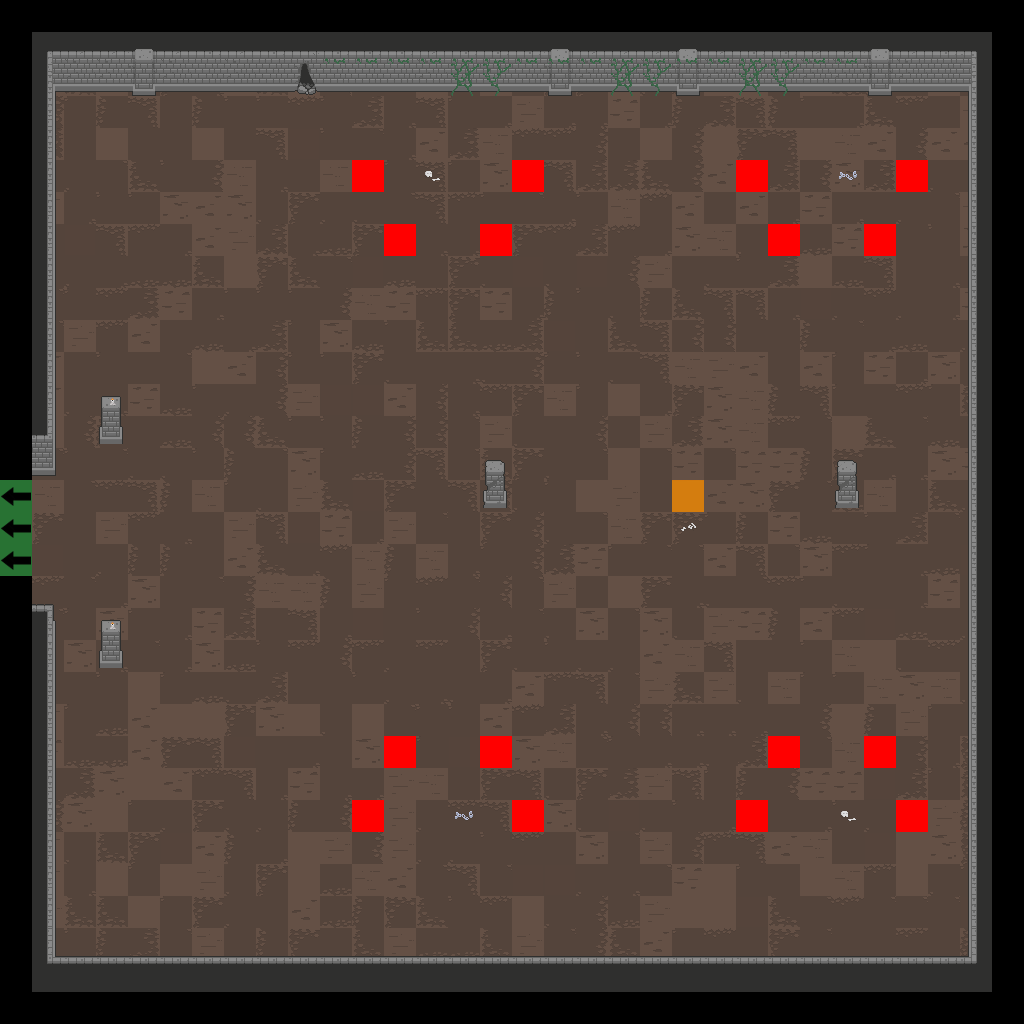

A level layout from a 2D game, rendered from its tile map. Below: a short description, then the map file with tile-grid data replaced by summaries:
An orthogonal 32x32 tile map with 32x32 px tiles, 7 tile layers (Floor, Walls, Doors, Pillars, ...), 2 tilesets.

<map version="1.2" tiledversion="2019.04.18" orientation="orthogonal" renderorder="right-down" width="32" height="32" tilewidth="32" tileheight="32" infinite="0" nextlayerid="22" nextobjectid="1">
 <tileset firstgid="1" source="Dungeon_Tileset_2.tsx" />
 <tileset firstgid="321" source="flags.tsx" />
 <layer id="15" name="Floor" width="32" height="32">
  <data>[1024 cells, 900 non-empty, 25 distinct tile ids]</data>
 </layer>
 <layer id="16" name="Walls" width="32" height="32">
  <data>[1024 cells, 173 non-empty, 25 distinct tile ids]</data>
 </layer>
 <layer id="17" name="Doors" width="32" height="32">
  <data>[1024 cells, 0 non-empty, 0 distinct tile ids]</data>
 </layer>
 <layer id="18" name="Pillars" width="32" height="32">
  <data>[1024 cells, 8 non-empty, 4 distinct tile ids]</data>
 </layer>
 <layer id="19" name="Candles" width="32" height="32">
  <data>[1024 cells, 2 non-empty, 1 distinct tile ids]</data>
 </layer>
 <layer id="20" name="Debris" width="32" height="32">
  <data>[1024 cells, 28 non-empty, 7 distinct tile ids]</data>
 </layer>
 <layer id="21" name="Flags" width="32" height="32">
  <data>[1024 cells, 20 non-empty, 3 distinct tile ids]</data>
 </layer>
</map>
